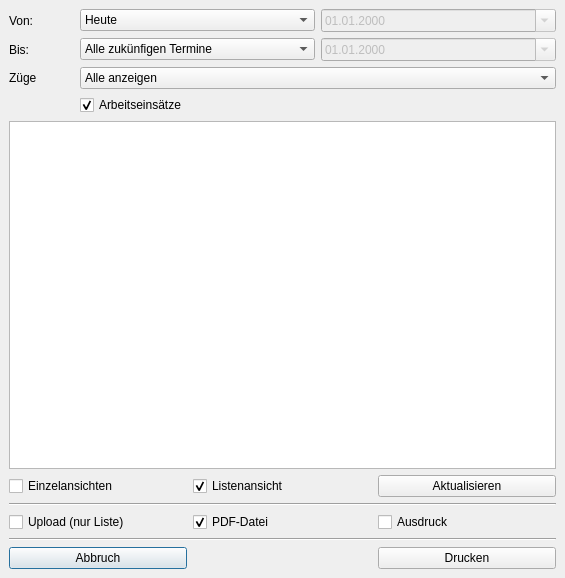
<?xml version="1.0" encoding="UTF-8"?>
<ui version="4.0">
 <class>ExportGesamt</class>
 <widget class="QDialog" name="ExportGesamt">
  <property name="windowModality">
   <enum>Qt::WindowModal</enum>
  </property>
  <property name="geometry">
   <rect>
    <x>0</x>
    <y>0</y>
    <width>565</width>
    <height>578</height>
   </rect>
  </property>
  <property name="windowTitle">
   <string>Dialog</string>
  </property>
  <layout class="QGridLayout" name="gridLayout_4" rowstretch="0,1,0">
   <property name="leftMargin">
    <number>9</number>
   </property>
   <property name="topMargin">
    <number>9</number>
   </property>
   <property name="rightMargin">
    <number>9</number>
   </property>
   <property name="bottomMargin">
    <number>9</number>
   </property>
   <property name="spacing">
    <number>6</number>
   </property>
   <item row="0" column="0">
    <layout class="QGridLayout" name="gridLayout" columnstretch="0,1,1" columnminimumwidth="65,0,0">
     <property name="leftMargin">
      <number>0</number>
     </property>
     <property name="topMargin">
      <number>0</number>
     </property>
     <property name="rightMargin">
      <number>0</number>
     </property>
     <property name="bottomMargin">
      <number>0</number>
     </property>
     <property name="spacing">
      <number>6</number>
     </property>
     <item row="0" column="0">
      <widget class="QLabel" name="label">
       <property name="text">
        <string>Von:</string>
       </property>
      </widget>
     </item>
     <item row="0" column="1">
      <widget class="QComboBox" name="comboVon">
       <property name="currentIndex">
        <number>1</number>
       </property>
       <item>
        <property name="text">
         <string>Datum</string>
        </property>
       </item>
       <item>
        <property name="text">
         <string>Heute</string>
        </property>
       </item>
       <item>
        <property name="text">
         <string>Anfang des Jahres</string>
        </property>
       </item>
       <item>
        <property name="text">
         <string>Alle vergangenen Termine</string>
        </property>
       </item>
      </widget>
     </item>
     <item row="0" column="2">
      <widget class="QDateEdit" name="dateVon">
       <property name="enabled">
        <bool>false</bool>
       </property>
       <property name="maximumDate">
        <date>
         <year>2099</year>
         <month>12</month>
         <day>31</day>
        </date>
       </property>
       <property name="minimumDate">
        <date>
         <year>2000</year>
         <month>1</month>
         <day>1</day>
        </date>
       </property>
       <property name="displayFormat">
        <string>dd.MM.yyyy</string>
       </property>
       <property name="calendarPopup">
        <bool>true</bool>
       </property>
      </widget>
     </item>
     <item row="1" column="0">
      <widget class="QLabel" name="label_2">
       <property name="text">
        <string>Bis:</string>
       </property>
      </widget>
     </item>
     <item row="1" column="1">
      <widget class="QComboBox" name="comboBis">
       <property name="currentIndex">
        <number>3</number>
       </property>
       <item>
        <property name="text">
         <string>Datum</string>
        </property>
       </item>
       <item>
        <property name="text">
         <string>Heute</string>
        </property>
       </item>
       <item>
        <property name="text">
         <string>Ende des Jahres</string>
        </property>
       </item>
       <item>
        <property name="text">
         <string>Alle zukünfigen Termine</string>
        </property>
       </item>
      </widget>
     </item>
     <item row="1" column="2">
      <widget class="QDateEdit" name="dateBis">
       <property name="enabled">
        <bool>false</bool>
       </property>
       <property name="maximumDate">
        <date>
         <year>2099</year>
         <month>12</month>
         <day>31</day>
        </date>
       </property>
       <property name="minimumDate">
        <date>
         <year>2000</year>
         <month>1</month>
         <day>1</day>
        </date>
       </property>
       <property name="displayFormat">
        <string>dd.MM.yyyy</string>
       </property>
       <property name="calendarPopup">
        <bool>true</bool>
       </property>
      </widget>
     </item>
    </layout>
   </item>
   <item row="1" column="0">
    <layout class="QGridLayout" name="gridLayout_2" rowstretch="0,1,0" columnstretch="0,1,0" columnminimumwidth="65,0,130">
     <property name="leftMargin">
      <number>0</number>
     </property>
     <property name="topMargin">
      <number>0</number>
     </property>
     <property name="rightMargin">
      <number>0</number>
     </property>
     <property name="bottomMargin">
      <number>0</number>
     </property>
     <property name="spacing">
      <number>6</number>
     </property>
     <item row="2" column="0" colspan="3">
      <widget class="QListWidget" name="listAnzeige">
       <property name="selectionMode">
        <enum>QAbstractItemView::MultiSelection</enum>
       </property>
      </widget>
     </item>
     <item row="0" column="0">
      <widget class="QLabel" name="label_3">
       <property name="text">
        <string>Züge</string>
       </property>
      </widget>
     </item>
     <item row="0" column="1" colspan="2">
      <widget class="QComboBox" name="comboFahrtag">
       <property name="currentIndex">
        <number>8</number>
       </property>
       <item>
        <property name="text">
         <string>Museumszug</string>
        </property>
       </item>
       <item>
        <property name="text">
         <string>Sonderzug</string>
        </property>
       </item>
       <item>
        <property name="text">
         <string>Gesellschaftssonderzug</string>
        </property>
       </item>
       <item>
        <property name="text">
         <string>Nikolaussfahrt</string>
        </property>
       </item>
       <item>
        <property name="text">
         <string>Museumszug mit ELF Schnupperkurs</string>
        </property>
       </item>
       <item>
        <property name="text">
         <string>ELF Schnupperkurs</string>
        </property>
       </item>
       <item>
        <property name="text">
         <string>Bahnhofsfest</string>
        </property>
       </item>
       <item>
        <property name="text">
         <string>Sonstiges</string>
        </property>
       </item>
       <item>
        <property name="text">
         <string>Alle anzeigen</string>
        </property>
       </item>
       <item>
        <property name="text">
         <string>Nichts anzeigen</string>
        </property>
       </item>
      </widget>
     </item>
     <item row="1" column="1" colspan="2">
      <widget class="QCheckBox" name="checkActivity">
       <property name="text">
        <string>Arbeitseinsätze</string>
       </property>
       <property name="checked">
        <bool>true</bool>
       </property>
      </widget>
     </item>
    </layout>
   </item>
   <item row="2" column="0">
    <layout class="QGridLayout" name="gridLayout_3" columnstretch="1,1,1">
     <property name="leftMargin">
      <number>0</number>
     </property>
     <property name="topMargin">
      <number>0</number>
     </property>
     <property name="rightMargin">
      <number>0</number>
     </property>
     <property name="bottomMargin">
      <number>0</number>
     </property>
     <property name="spacing">
      <number>6</number>
     </property>
     <item row="0" column="0">
      <widget class="QCheckBox" name="checkEinzel">
       <property name="text">
        <string>Einzelansichten</string>
       </property>
      </widget>
     </item>
     <item row="0" column="1">
      <widget class="QCheckBox" name="checkListe">
       <property name="text">
        <string>Listenansicht</string>
       </property>
       <property name="checked">
        <bool>true</bool>
       </property>
      </widget>
     </item>
     <item row="1" column="0" colspan="3">
      <widget class="Line" name="line">
       <property name="orientation">
        <enum>Qt::Horizontal</enum>
       </property>
      </widget>
     </item>
     <item row="2" column="1">
      <widget class="QCheckBox" name="checkPDF">
       <property name="text">
        <string>PDF-Datei</string>
       </property>
       <property name="checked">
        <bool>true</bool>
       </property>
      </widget>
     </item>
     <item row="2" column="2">
      <widget class="QCheckBox" name="checkAusdruck">
       <property name="text">
        <string>Ausdruck</string>
       </property>
      </widget>
     </item>
     <item row="3" column="0" colspan="3">
      <widget class="Line" name="line_2">
       <property name="orientation">
        <enum>Qt::Horizontal</enum>
       </property>
      </widget>
     </item>
     <item row="4" column="0">
      <widget class="QPushButton" name="pushAbbruch">
       <property name="text">
        <string>Abbruch</string>
       </property>
      </widget>
     </item>
     <item row="4" column="1">
      <spacer name="horizontalSpacer">
       <property name="orientation">
        <enum>Qt::Horizontal</enum>
       </property>
       <property name="sizeHint" stdset="0">
        <size>
         <width>40</width>
         <height>20</height>
        </size>
       </property>
      </spacer>
     </item>
     <item row="4" column="2">
      <widget class="QPushButton" name="pushDrucken">
       <property name="text">
        <string>Drucken</string>
       </property>
      </widget>
     </item>
     <item row="0" column="2">
      <widget class="QPushButton" name="pushButton">
       <property name="text">
        <string>Aktualisieren</string>
       </property>
      </widget>
     </item>
     <item row="2" column="0">
      <widget class="QCheckBox" name="checkUpload">
       <property name="text">
        <string>Upload (nur Liste)</string>
       </property>
      </widget>
     </item>
    </layout>
   </item>
  </layout>
 </widget>
 <tabstops>
  <tabstop>comboVon</tabstop>
  <tabstop>dateVon</tabstop>
  <tabstop>comboBis</tabstop>
  <tabstop>dateBis</tabstop>
  <tabstop>comboFahrtag</tabstop>
  <tabstop>checkActivity</tabstop>
  <tabstop>listAnzeige</tabstop>
  <tabstop>checkEinzel</tabstop>
  <tabstop>checkListe</tabstop>
  <tabstop>checkPDF</tabstop>
  <tabstop>checkAusdruck</tabstop>
  <tabstop>pushAbbruch</tabstop>
  <tabstop>pushDrucken</tabstop>
 </tabstops>
 <resources/>
 <connections>
  <connection>
   <sender>pushAbbruch</sender>
   <signal>clicked()</signal>
   <receiver>ExportGesamt</receiver>
   <slot>reject()</slot>
   <hints>
    <hint type="sourcelabel">
     <x>79</x>
     <y>531</y>
    </hint>
    <hint type="destinationlabel">
     <x>282</x>
     <y>288</y>
    </hint>
   </hints>
  </connection>
 </connections>
</ui>
